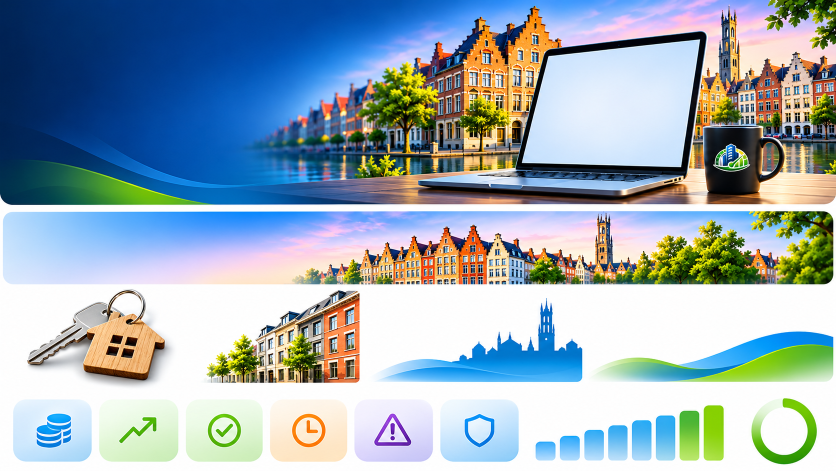
#> input picture .planning/quick/261104-qhe-redesign-look-and-feel-of-website-app-an/mockups/mockup-16.png, 1672 x 941 px (shown at 1/2 size); its folder holds 3 pictures in this run
$ python crop-assets.py
#> lines starting #> are read from the running program, lines starting #| are printed output that depends on the picture
"""Crop brand raster assets out of mockups/mockup-16.png into apps/web/public/brand.

Run from the repo root:
  python3 -I .planning/quick/261104-qhe-redesign-look-and-feel-of-website-app-an/crop-assets.py
"""
import os
import sys
from PIL import Image, ImageFilter

HERE = os.path.dirname(os.path.abspath(__file__))
ROOT = os.path.abspath(os.path.join(HERE, "..", "..", ".."))
SRC = os.path.join(HERE, "mockups", "mockup-16.png")
OUT = os.path.join(ROOT, "apps", "web", "public", "brand")

# (name, box) boxes are (left, top, right, bottom) in mockup-16 pixels.
PHOTOS = [
    ("hero-canal-laptop", (14, 6, 1664, 396)),
    ("skyline-banner", (14, 428, 1660, 564)),
    ("houses-row", (408, 580, 718, 764)),
]
KEYS_BOX = (44, 576, 338, 768)


def save_photo(img, name):
    img = img.convert("RGB")
    img.save(os.path.join(OUT, name + ".webp"), "WEBP", quality=82, method=6)
    img.save(os.path.join(OUT, name + ".jpg"), "JPEG", quality=82, optimize=True, progressive=True)


def near_white_to_alpha(img, lo=228, hi=250):
    """Map near-white pixels to transparent with a soft ramp between lo and hi."""
    img = img.convert("RGBA")
    px = img.load()
    w, h = img.size
    for y in range(h):
        for x in range(w):
            r, g, b, a = px[x, y]
            m = min(r, g, b)
            if m >= hi:
                px[x, y] = (r, g, b, 0)
            elif m > lo:
                alpha = int(255 * (hi - m) / (hi - lo))
                px[x, y] = (r, g, b, min(a, alpha))
    # soften the edge a little so the cut-out does not look jagged
    alpha = img.getchannel("A").filter(ImageFilter.GaussianBlur(0.6))
    img.putalpha(alpha)
    return img


def main():
    if not os.path.exists(SRC):
        sys.exit("missing " + SRC)
    os.makedirs(OUT, exist_ok=True)
    src = Image.open(SRC)
#> src is the input picture: PIL image 1672x941 RGBA; mean R, G, B, A 153.3, 171.6, 182.8, 255
    print("source size", src.size)
#| source size (1672, 941)
    for name, box in PHOTOS:
        save_photo(src.crop(box), name)
#> this loop made 3 passes
#> pass 1, in save_photo, `img = img.convert("RGB")`:
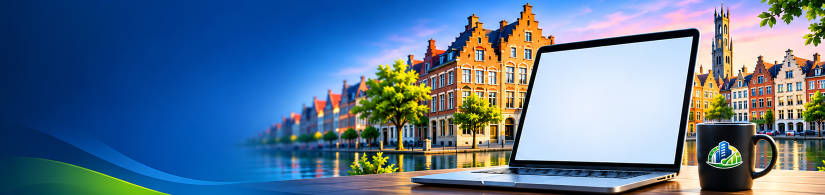
#> img: PIL image 1650x390 RGB (shown at 1/2 size); mean R, G, B 91.5, 118.6, 147.1
#> pass 2, in save_photo (call 2), `img = img.convert("RGB")`:
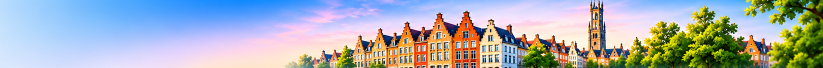
#> img: PIL image 1646x136 RGB (shown at 1/2 size); mean R, G, B 166.8, 174.6, 181.3
#> pass 3, in save_photo (call 3), `img = img.convert("RGB")`:
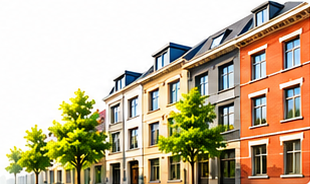
#> img: PIL image 310x184 RGB; mean R, G, B 193.4, 178.9, 150.4
    keys = near_white_to_alpha(src.crop(KEYS_BOX))
#> in near_white_to_alpha, `img = img.convert("RGBA")`:
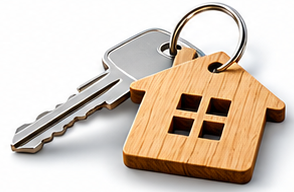
#> img: PIL image 294x192 RGBA; mean R, G, B, A 214.6, 200.6, 186.6, 255
#> in near_white_to_alpha, `alpha = img.getchannel("A").filter(ImageFilter.GaussianBlur(0.6))`:
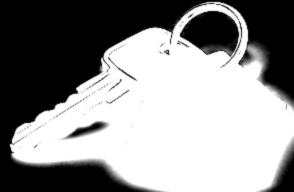
#> alpha: PIL image 294x192 L; min 0, max 255, mean 142.6
    keys.save(os.path.join(OUT, "keys-house.png"), optimize=True)
    keys.save(os.path.join(OUT, "keys-house.webp"), "WEBP", quality=85, method=6)
    for f in sorted(os.listdir(OUT)):
        print(f, os.path.getsize(os.path.join(OUT, f)))


if __name__ == "__main__":
    main()
